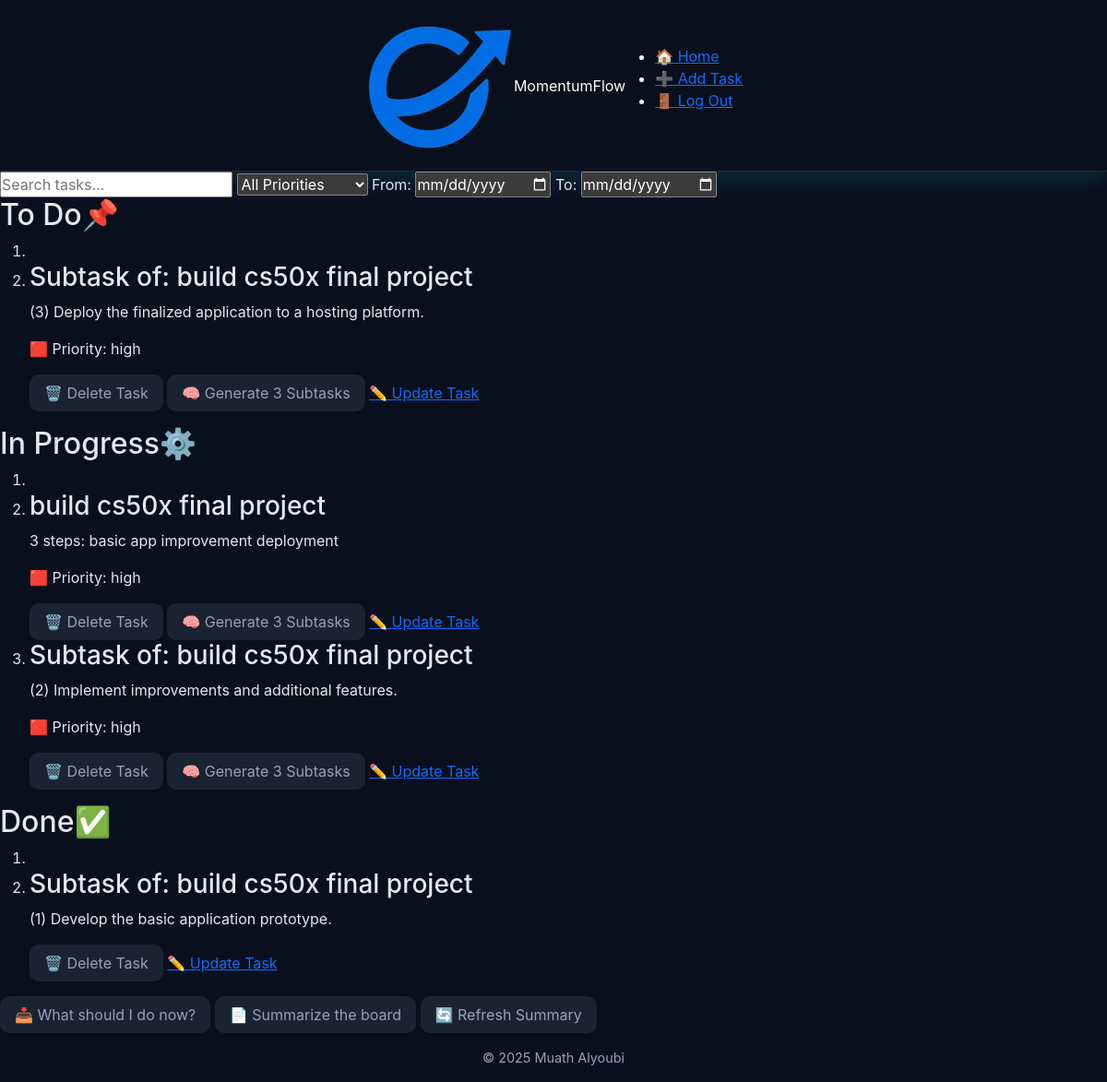
Page / (signed in) on the committed database.
### tables this page shows
CREATE TABLE tasks(
                id INTEGER PRIMARY KEY AUTOINCREMENT NOT NULL,
                title TEXT NOT NULL,
                user_id INTEGER NOT NULL,
                description TEXT,
                status TEXT NOT NULL DEFAULT 'To Do',
                created_at TIMESTAMP DEFAULT CURRENT_TIMESTAMP, 
                priority TEXT NOT NULL, 
                due_date DATE, parent_id INTEGER DEFAULT NULL,  
                FOREIGN KEY (user_id) REFERENCES "users_old"(id) ON DELETE CASCADE
                );

### app.py (the view)
@app.route("/")
@login_required
def index():
    search = request.args.get("search", "").strip()
    priority = request.args.get("priority")
    start = request.args.get("start")
    end = request.args.get("end")
    parameters = [session["user_id"]]
    query = "SELECT * FROM tasks WHERE user_id = ? "
    if search:
        query += "AND (title LIKE ? OR description LIKE ?) "
        like_search = f"%{search}%"
        parameters.extend([like_search, like_search])
    if priority:
        query += "AND priority = ? "
        parameters.append(priority)
    if start and end:
        query += "AND due_date BETWEEN ? AND ? "
        parameters.extend([start, end])
    tasks = execute_filtered_query(query, parameters)
    subtasks = get_subtasks(session["user_id"])
    today, after_tommorow = get_date_deatails()
    return render_template("index.html",
        tasks=tasks,
        subtasks=subtasks,
        today=today,
        after_tommorow=after_tommorow
    )

### db.py (called while the page is built)
def get_db():
    if "db" not in g:
        g.db = sqlite3.connect(
            DATABASE,
            detect_types=sqlite3.PARSE_DECLTYPES,
            check_same_thread=False
        )
        g.db.row_factory = sqlite3.Row
    return g.db

def execute_filtered_query(query, parameters):
    db = get_db()
    return db.execute(f"{query} {ORDER}", parameters).fetchall()

def get_subtasks(user_id):
    db = get_db()
    return db.execute(
        f"SELECT * FROM tasks WHERE user_id = ? AND parent_id IS NOT NULL ORDER BY parent_id",
        (user_id,)).fetchall()

### helpers.py (called while the page is built)
def login_required(f):
    @wraps(f)
    def decorated_function(*args, **kwargs):
        if session.get("user_id") is None:
            return redirect(url_for('login', next=request.url))
        return f(*args, **kwargs)
    return decorated_function

def get_date_deatails():
    today = date.today()
    after_tomorrow = today + timedelta(days=2)
    return today, after_tomorrow

### templates/index.html (shortened to what this page needs)
{% extends "layout.html" %}
{% block body %}
        <main>
            <div id="search-filters">
                <input type="text" id ="search" placeholder="Search tasks...">
                <select id="priority-filter">
                    <option value="">All Priorities</option>
                </select>
                <label for="start-date">From:</label>
                <input type="date" id="start-date" placeholder="From">
                <label for="end-date">To:</label>
                <input type="date" id="end-date">
            </div>
            <section id="kanban-board">
                {% set column_id = "todo" %}
                {% set column_emo = '📌' %}
                {% set column_title = "To Do" %}
                {% set bg_color = "var(--back-todo)" %}
                {% include "_column.html" %}
                {% set column_id = "in-progress" %}
                {% set column_emo = '⚙️' %}
                {% set column_title = "In Progress" %}
                {% set bg_color = "var(--back-progress)" %}
                {% include "_column.html" %}
                {% set column_id = "done" %}
                {% set column_emo = '✅' %}
                {% set column_title = "Done" %}
                {% set bg_color = "var(--back-done)" %}
                {% include "_column.html" %}
            </section>
            <div id="underborad-btns">
                <button id="next-task" data-loading="false" onclick="getNextTask(this)">📥 What should I do now?</button>
                <button id="summarize" onclick="getSummary()">📄 Summarize the board</button>
                <button id="refresh" data-loading="false" onclick="refreshSummary(this)">🔄 Refresh Summary</button>
            </div>
        </main>
{% endblock %}

### templates/_column.html (shortened to what this page needs)
<section id="{{ column_id }}-column" class="column">
    <h2 id="{{ column_id }}-heading">{{ column_title }}{{ column_emo}}</h2>
    <ol class="task-list" id="{{ column_title }}">
        <li style="background-color: {{ bg_color }}"></li>
        {% for task in tasks %}
            {% if task.status == column_title %}
                <li id="{{ task.id }}" class="task-card" draggable="{{ 'true' if task.status != 'Done' else 'false' }}">
                    <h3>{{ task.title }}</h3>
                    <p>{{ task.description }}</p>
                    {% if task.status != 'Done' %}
                        <p id="priority-{{ task.priority }}">
                            {{
                                '🟥' if task.priority == 'high'
                                else '🟩' if task.priority == 'low'
                                else '🟧'
                            }}
                            Priority: {{ task.priority }}
                        </p>
                    {% endif %}
                    <div id="task-buttons">
                        <button onclick="deleteTask('{{ task.id }}')" id="delete-task">🗑️ Delete Task</button>
                        {% if task.status != 'Done' %}
                            <button id="sub-task" data-loading="false" onclick="generateTask('{{ task.id }}', this)">🧠 Generate 3 Subtasks</button>
                        {% endif %}
                        <a href="{{ url_for('editTask', id=task.id) }}" id="update-task">✏️ Update Task</a>
                    </div>
                </li>
            {% endif %}
        {% endfor %}
    </ol>
</section>

### static/css/theme.css (style rules this page uses)
:root { --primaray-color: #00b4d8; --secondary-color: #0f172a; --accent-color: #0ea5e9; --success-color: #22c55e; --warning-color: #facc15; --danger-color: #ef4444; --general-color: #64748b; --back-main: #0a0f1e; --back-card: #273242; --back-nav: #0a1126; --back-button: #1A2332; --back-control: #132743; --backCol-todo: linear-gradient(135deg, #083b4f, #0f5670); --backCol-progress: linear-gradient(135deg, #6f5610, #9a6a12); --backCol-done: linear-gradient(135deg, #0d4b33, #177044); --border-todo: #3b82f6; --border-progress: #f59e0b; --border-done: #10b981; --border-form: #509fa2; --button-form: #368d90; --text-main: #e2e8f0; --text-light: #ffffff; --text-gray: #94a3b8; --border-color: #1e293b; --search-border: rgba(255,255,255,0.09); --shadow-strong: 0 8px 25px rgba(0, 255, 255, 0.12); --shadow-soft: 0 4px 10px rgba(0, 255, 255, 0.06); --shadow-title: 0 8px 25px rgba(0, 255, 255, 0.25); --radius-large: 14px; --radius-medium: 10px; --radius-small: 6px; --trans-fast: 0.2s ease-in-out; --trans-med: 0.4s ease-in-out; --primary-gradient: linear-gradient(145deg, #00b4d8, #0ea5e9); --nav-gradient: linear-gradient(145deg, #0a1126, #0f1b35); --card-gradient: linear-gradient(145deg, #0f172a, #1e293b); --back-update: #1E2F45; --update-border-hover: #2C3F58; --back-delete: #2A1E22; --delete-border-hover: #3A262B; --back-generate: #241E2C; --generate-border-hover: #31263C; --text-under-btn: #D6E0EA; --border-under-btn: #233040; --back-next-task: #0E3440; --next-task-border-hover: #104350; --back-summarize: #3D3112; --summarize-border-hover: #4A3C17; --back-refresh: #123826; --refresh-border-hover: #17482F; --back-selected: #1A2532; --border-selected: #00C3FF; }
* { margin: 0; padding: 0; box-sizing: border-box; }
html, body { font-family: "Inter", "Segoe UI", Roboto, sans-serif; background-color: var(--back-main); color: var(--text-main); margin: 0; height: 100%; display: flex; flex-direction: column; transition: background-color var(--trans-med); }
button { background-color: var(--back-button); color: var(--text-gray); border: 1px soft var(--border-color); border-radius: var(--radius-medium); padding: 0.5rem 1rem; cursor: pointer; transition: background-color var(--trans-fast), transform var(--trans-fast); }
input[type="date"], select { color-scheme: dark; }

### rows in the picture
tasks: status "To Do", title "Subtask of: build cs50x final project", description "(3) Deploy the finalized application to a hosting platform.", priority "🟥", priority "high"
tasks: title "build cs50x final project", description "3 steps: basic app improvement deployment", priority "🟥", priority "high"
tasks: title "Subtask of: build cs50x final project", description "(2) Implement improvements and additional features.", priority "🟥", priority "high"
tasks: status "Done", title "Subtask of: build cs50x final project", description "(1) Develop the basic application prototype."

### other values in the picture
{{ column_emo }} "📌 ⚙️ ✅"
{{ column_title }} "In Progress"
